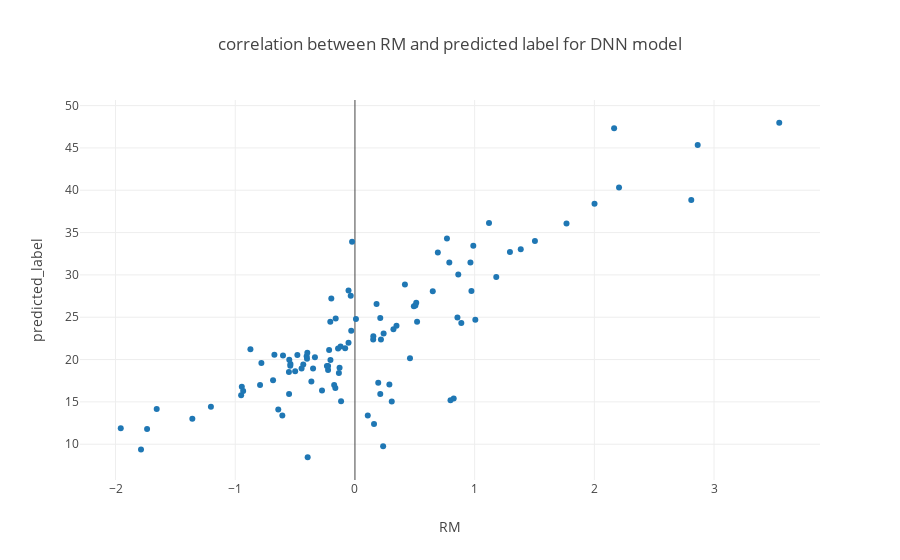

Write notebook code for a chart like this one.
### Markdown cell above
from this it's pretty clear that `RM` is a strong predictor, `LSTAT` is a strong (anti-correlated) predictor, and `CHAS` is not strongly correlated

### Code cell
data = [go.Scatter(
    x=df_test.RM,
    y=df_test.predicted_label,
    mode='markers'
)]

layout = go.Layout(
    xaxis={'title': 'RM'},
    yaxis={'title': 'predicted_label'},
    title='correlation between RM and predicted label for DNN model'
)
figure = go.Figure(data=data, layout=layout)
plotly.offline.iplot(figure)
